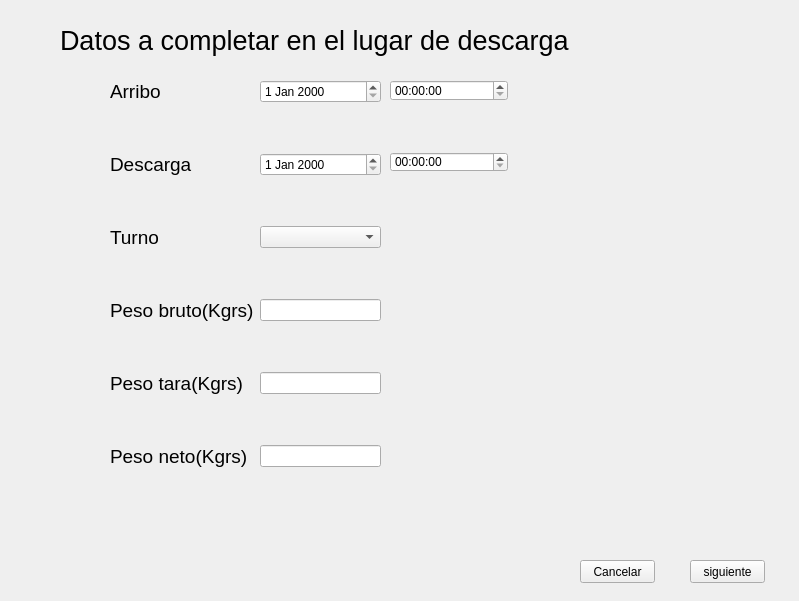
<?xml version="1.0" encoding="UTF-8"?>
<ui version="4.0">
 <class>GUI_CartaPorte_Crear_5</class>
 <widget class="QWidget" name="GUI_CartaPorte_Crear_5">
  <property name="geometry">
   <rect>
    <x>0</x>
    <y>0</y>
    <width>799</width>
    <height>601</height>
   </rect>
  </property>
  <property name="windowTitle">
   <string>Form</string>
  </property>
  <widget class="QPushButton" name="pushButton">
   <property name="geometry">
    <rect>
     <x>690</x>
     <y>560</y>
     <width>75</width>
     <height>23</height>
    </rect>
   </property>
   <property name="text">
    <string>siguiente</string>
   </property>
  </widget>
  <widget class="QLabel" name="label">
   <property name="geometry">
    <rect>
     <x>60</x>
     <y>0</y>
     <width>561</width>
     <height>81</height>
    </rect>
   </property>
   <property name="font">
    <font>
     <pointsize>20</pointsize>
    </font>
   </property>
   <property name="text">
    <string>Datos a completar en el lugar de descarga</string>
   </property>
  </widget>
  <widget class="QPushButton" name="pushButton_2">
   <property name="geometry">
    <rect>
     <x>580</x>
     <y>560</y>
     <width>75</width>
     <height>23</height>
    </rect>
   </property>
   <property name="text">
    <string>Cancelar</string>
   </property>
  </widget>
  <widget class="QWidget" name="formLayoutWidget">
   <property name="geometry">
    <rect>
     <x>110</x>
     <y>80</y>
     <width>271</width>
     <height>421</height>
    </rect>
   </property>
   <layout class="QFormLayout" name="formLayout">
    <property name="verticalSpacing">
     <number>50</number>
    </property>
    <item row="0" column="0">
     <widget class="QLabel" name="label_2">
      <property name="font">
       <font>
        <pointsize>14</pointsize>
       </font>
      </property>
      <property name="text">
       <string>Arribo</string>
      </property>
     </widget>
    </item>
    <item row="1" column="0">
     <widget class="QLabel" name="label_3">
      <property name="font">
       <font>
        <pointsize>14</pointsize>
       </font>
      </property>
      <property name="text">
       <string>Descarga</string>
      </property>
     </widget>
    </item>
    <item row="2" column="0">
     <widget class="QLabel" name="label_4">
      <property name="font">
       <font>
        <pointsize>14</pointsize>
       </font>
      </property>
      <property name="text">
       <string>Turno</string>
      </property>
     </widget>
    </item>
    <item row="3" column="0">
     <widget class="QLabel" name="label_5">
      <property name="font">
       <font>
        <pointsize>14</pointsize>
       </font>
      </property>
      <property name="text">
       <string>Peso bruto(Kgrs)</string>
      </property>
     </widget>
    </item>
    <item row="4" column="0">
     <widget class="QLabel" name="label_6">
      <property name="font">
       <font>
        <pointsize>14</pointsize>
       </font>
      </property>
      <property name="text">
       <string>Peso tara(Kgrs)</string>
      </property>
     </widget>
    </item>
    <item row="5" column="0">
     <widget class="QLabel" name="label_7">
      <property name="font">
       <font>
        <pointsize>14</pointsize>
       </font>
      </property>
      <property name="text">
       <string>Peso neto(Kgrs)</string>
      </property>
     </widget>
    </item>
    <item row="0" column="1">
     <widget class="QDateEdit" name="dateEdit"/>
    </item>
    <item row="1" column="1">
     <widget class="QDateEdit" name="dateEdit_2"/>
    </item>
    <item row="2" column="1">
     <widget class="QComboBox" name="comboBox"/>
    </item>
    <item row="3" column="1">
     <widget class="QLineEdit" name="lineEdit"/>
    </item>
    <item row="4" column="1">
     <widget class="QLineEdit" name="lineEdit_2"/>
    </item>
    <item row="5" column="1">
     <widget class="QLineEdit" name="lineEdit_3"/>
    </item>
   </layout>
  </widget>
  <widget class="QTimeEdit" name="timeEdit">
   <property name="geometry">
    <rect>
     <x>390</x>
     <y>80</y>
     <width>118</width>
     <height>21</height>
    </rect>
   </property>
  </widget>
  <widget class="QTimeEdit" name="timeEdit_2">
   <property name="geometry">
    <rect>
     <x>390</x>
     <y>152</y>
     <width>118</width>
     <height>20</height>
    </rect>
   </property>
  </widget>
 </widget>
 <resources/>
 <connections/>
</ui>
